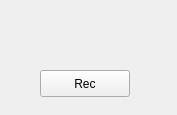
<?xml version="1.0" encoding="UTF-8"?>
<ui version="4.0">
 <class>MainWindow</class>
 <widget class="QMainWindow" name="MainWindow">
  <property name="geometry">
   <rect>
    <x>0</x>
    <y>0</y>
    <width>177</width>
    <height>115</height>
   </rect>
  </property>
  <property name="windowTitle">
   <string>MainWindow</string>
  </property>
  <widget class="QWidget" name="centralWidget">
   <widget class="QPushButton" name="pushButton">
    <property name="geometry">
     <rect>
      <x>40</x>
      <y>70</y>
      <width>90</width>
      <height>27</height>
     </rect>
    </property>
    <property name="text">
     <string>Rec</string>
    </property>
   </widget>
  </widget>
 </widget>
 <layoutdefault spacing="6" margin="11"/>
 <resources/>
 <connections/>
</ui>
